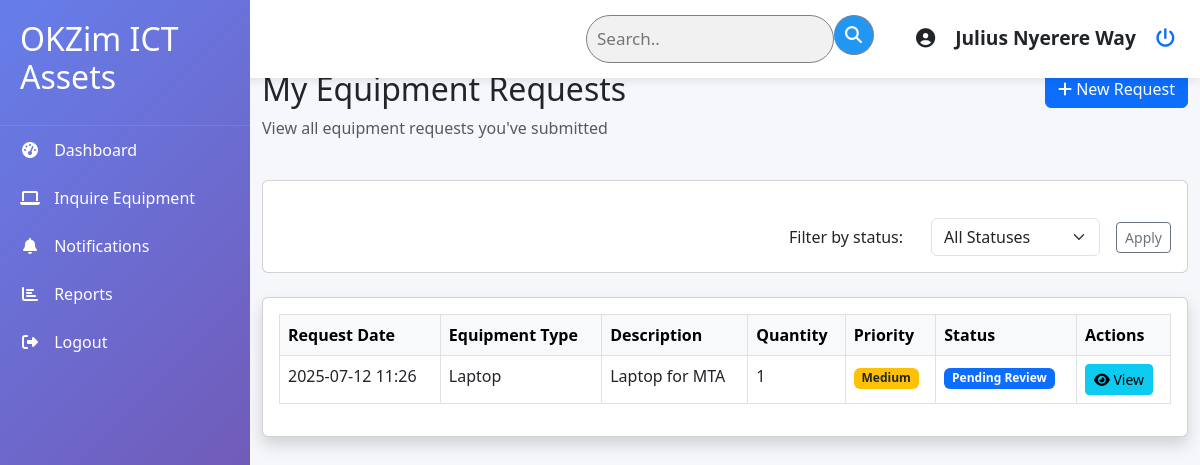
Before: /asset_management/my-requests/ (signed in) with the older database file.
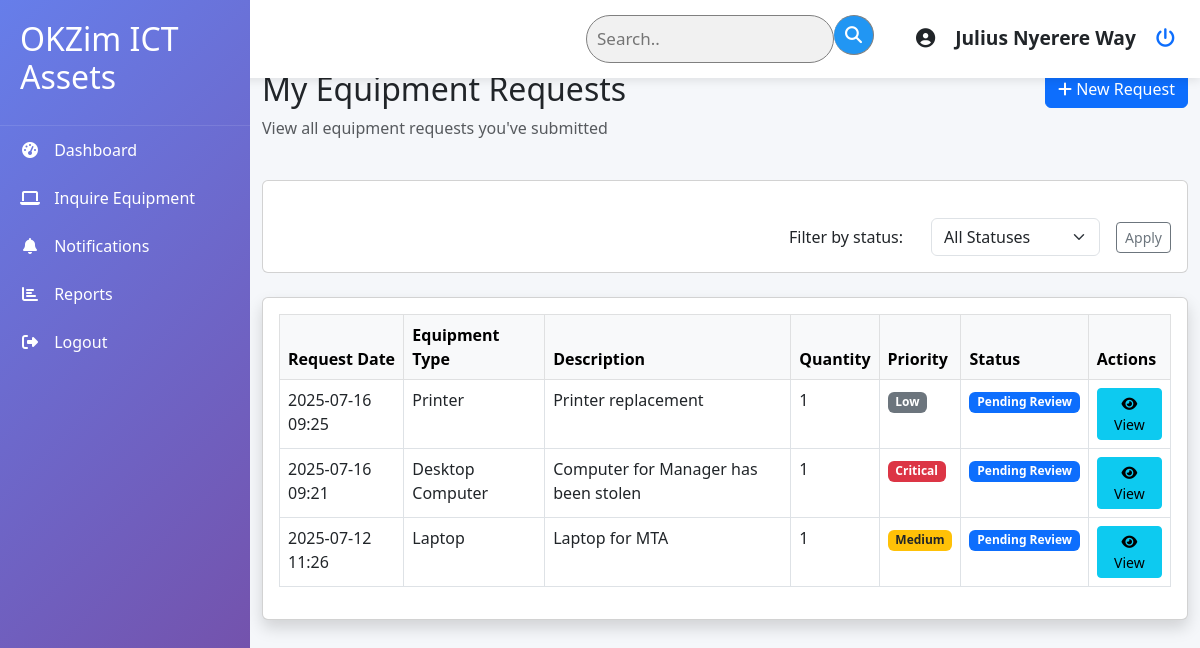
After: the same page with the newer database file.
### asset_management/models.py (models this page shows, shortened)
class AssetInquiry(models.Model):
    ASSET_TYPES = [
        ("LAPTOP", "Laptop"),
        ("DESKTOP", "Desktop Computer"),
        ("PRINTER", "Printer"),
        ("PHONE", "Phone"),
        ("TABLET", "Tablet"),
        ("OTHER", "Other Equipment"),
    ]
    PRIORITY_CHOICES = [
        ("LOW", "Low"),
        ("MEDIUM", "Medium"),
        ("HIGH", "High"),
        ("CRITICAL", "Critical"),
    ]
    user = models.ForeignKey(User, on_delete=models.CASCADE)
    asset_type = models.CharField(max_length=20, choices=ASSET_TYPES)
    description = models.TextField(help_text="Why is this equipment needed?")
    quantity = models.PositiveIntegerField(default=1)
    priority = models.CharField(
        max_length=10, choices=PRIORITY_CHOICES, default="MEDIUM"
    )
    submitted_date = models.DateTimeField(auto_now_add=True)
    status = models.CharField(
        max_length=20,
        default="PENDING",
        choices=[
            ("PENDING", "Pending Review"),
            ("APPROVED", "Approved"),
            ("DENIED", "Denied"),
            ("FULFILLED", "Fulfilled"),
        ],
    )
    admin_notes = models.TextField(blank=True, null=True)
    processed_by = models.ForeignKey(
        User,
        on_delete=models.SET_NULL,
        null=True,
        blank=True,
        related_name='processed_inquiries'
    )
    processed_date = models.DateTimeField(null=True, blank=True)
    class Meta:
        verbose_name_plural = "Asset Inquiries"
        ordering = ["-submitted_date"]

### asset_management/views.py (the view)
# urls.py: path('my-requests/', views.my_equipment_requests, name='my_equipment_requests'),
@login_required
def my_equipment_requests(request):
    user = request.user
    requests = AssetInquiry.objects.filter(
        user=user
    ).select_related(
        'user'
    ).order_by('-submitted_date')
    status_filter = request.GET.get('status', None)
    if status_filter:
        requests = requests.filter(status=status_filter)
    paginator = Paginator(requests, 10)  # Show 10 requests per page
    page_number = request.GET.get('page')
    page_obj = paginator.get_page(page_number)
    context = {
        'page_obj': page_obj,
        'status_choices': AssetInquiry._meta.get_field('status').choices,
        'current_status': status_filter,
    }
    return render(request, 'requests/my_requests.html', context)

### asset_management/templates/requests/my_requests.html (shortened to what this page needs)
{% extends 'base.html' %}
{% load static %}
{% block content %}
<div class="container-fluid">
    <div class="row mb-4">
        <div class="col-md-8">
            <h2>My Equipment Requests</h2>
            <p class="text-muted">View all equipment requests you've submitted</p>
        </div>
        <div class="col-md-4 text-end">
            <a href="{% url 'inquire_asset' %}" class="btn btn-primary">
                <i class="fas fa-plus"></i> New Request
            </a>
        </div>
    </div>
    <div class="card mb-4">
        <div class="card-body">
            <form method="get">
                <div class="row g-3 align-items-center">
                    <div class="col-auto">
                        <label for="status" class="col-form-label">Filter by status:</label>
                    </div>
                    <div class="col-auto">
                        <select name="status" id="status" class="form-select" onchange="this.form.submit()">
                            <option value="">All Statuses</option>
                        </select>
                    </div>
                    <div class="col-auto">
                        <button type="submit" class="btn btn-outline-secondary btn-sm">Apply</button>
                    </div>
                </div>
            </form>
        </div>
    </div>
    <div class="card shadow">
        <div class="card-body">
            <div class="table-responsive">
                <table class="table table-bordered table-hover">
                    <thead class="table-light">
                        <tr>
                            <th>Request Date</th>
                            <th>Equipment Type</th>
                            <th>Description</th>
                            <th>Quantity</th>
                            <th>Priority</th>
                            <th>Status</th>
                            <th>Actions</th>
                        </tr>
                    </thead>
                    <tbody>
                        {% for req in page_obj %}
                        <tr>
                            <td>{{ req.submitted_date|date:"Y-m-d H:i" }}</td>
                            <td>{{ req.get_asset_type_display }}</td>
                            <td>{{ req.description|truncatechars:50 }}</td>
                            <td>{{ req.quantity }}</td>
                            <td>
                                <span class="badge
                                    {% if req.priority == 'HIGH' or req.priority == 'CRITICAL' %}bg-danger
                                    {% elif req.priority == 'MEDIUM' %}bg-warning text-dark
                                    {% else %}bg-secondary{% endif %}">
                                    {{ req.get_priority_display }}
                                </span>
                            </td>
                            <td>
                                <span class="badge
                                    {% if req.status == 'APPROVED' %}bg-success
                                    {% elif req.status == 'DENIED' %}bg-danger
                                    {% elif req.status == 'FULFILLED' %}bg-info text-dark
                                    {% else %}bg-primary{% endif %}">
                                    {{ req.get_status_display }}
                                </span>
                            </td>
                            <td>
                                <a href="{% url 'request_detail' req.id %}" class="btn btn-sm btn-info">
                                    <i class="fas fa-eye"></i> View
                                </a>
                            </td>
                        </tr>
                        {% empty %}
                        <tr>
                            <td colspan="7" class="text-center">No requests found</td>
                        </tr>
                        {% endfor %}
                    </tbody>
                </table>
            </div>
        </div>
    </div>
</div>
{% endblock %}

Changed rows visible on the page:
added AssetInquiry: submitted_date "2025-07-16 09:25", asset_type "Printer", description "Printer replacement", quantity "1", priority "Low", status "Pending Review"
added AssetInquiry: submitted_date "2025-07-16 09:21", asset_type "Desktop Computer", description "Computer for Manager has been stolen", quantity "1", priority "Critical", status "Pending Review"
